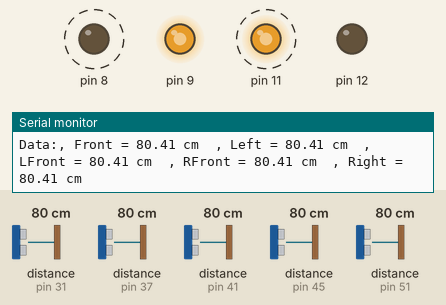
Recording of a sketch running on a simulated Arduino Mega 2560, built with avr-gcc and run on an emulated ATmega2560. Parts: output pins drawn as LEDs (lit = HIGH), the last lines printed to the serial monitor. Dashed ring = blinking. The inputs (shaded band) are chosen by the test bench; at power-on: distance to the obstacle (sensors on pin 41, pin 31, pin 51, pin 37, pin 45) 80 cm. The echo pulse lasts 58.3 µs per cm; pins used as bus, display or sensor lines are not drawn.

Above: at 1.7 s.
1.8 s: distance to the obstacle (sensor on pin 41) set to 11 cm
5.3 s: distance to the obstacle (sensor on pin 41) set to 8 cm
At 5.97 s:
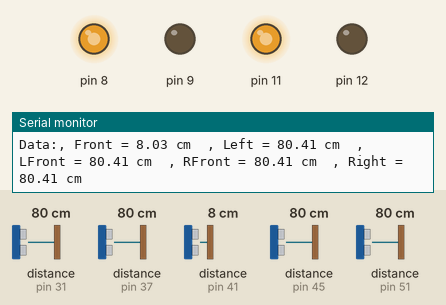
8.8 s: distance to the obstacle (sensor on pin 31) set to 16 cm
12.3 s: distance to the obstacle (sensor on pin 31) set to 13 cm
At 13.82 s:
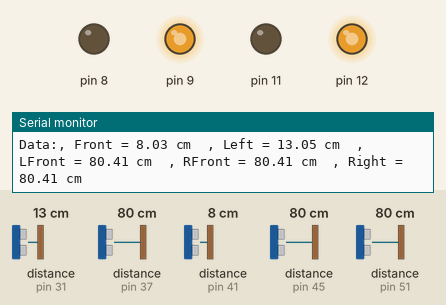
15.8 s: distance to the obstacle (sensor on pin 51) set to 7 cm
At 16.7 s:
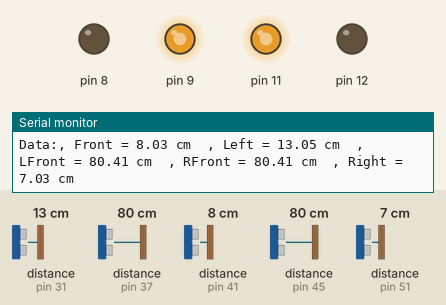
19.3 s: distance to the obstacle (sensor on pin 51) set to 4 cm
At 20.15 s:
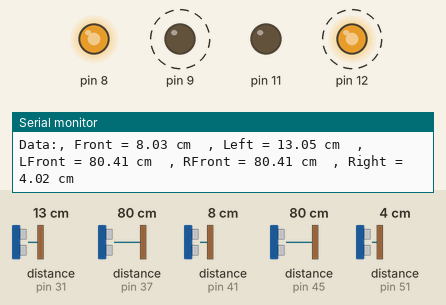
Timing chart, 0 to 23.8 s (numbered marks = the images above; inputs shaded):
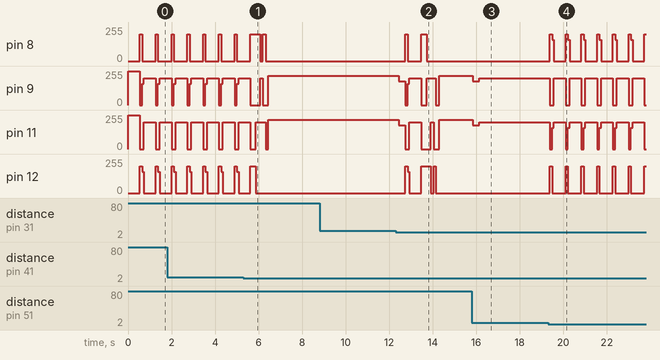

The sketch:

Round1_v1.ino
```cpp
#define NORMAL 0
#define DEADROAD 1
#define LOOP 2

float duration,Front,Right,Left,LFront,RFront;
float PreFront[5],PreRight[5],PreLeft[5];
int mode;
int Close,DeadRoad,regulate_cd;
int Turn_Record;

void DistanceCalc(){
  for(int i=4;i>0;--i){
    PreFront[i]=PreFront[i-1];
    PreRight[i]=PreRight[i-1];
    PreLeft[i]=PreLeft[i];
  }
  PreFront[0] = Front;
  PreRight[0] = Right;
  PreLeft[0] = Left;

  //Front
  digitalWrite(40, HIGH);
  delayMicroseconds(1000);
  digitalWrite(40, LOW);
  duration = pulseIn (41, HIGH);
  Front = (duration/2)/29;
  Serial.print("Data:");
  Serial.print(", Front = ");
  Serial.print(Front);
  Serial.print(" cm  ");

  //Left
  digitalWrite(30, HIGH);
  delayMicroseconds(1000);
  digitalWrite(30, LOW);
  duration = pulseIn (31, HIGH);
  Left = (duration/2)/29;
  Serial.print(", Left = ");
  Serial.print(Left);
  Serial.print(" cm  ");

  digitalWrite(36, HIGH);
  delayMicroseconds(1000);
  digitalWrite(36, LOW);
  duration = pulseIn (37, HIGH);
  LFront = (duration/2)/29;
  Serial.print(", LFront = ");
  Serial.print(LFront);
  Serial.print(" cm  ");


  digitalWrite(44, HIGH);
  delayMicroseconds(1000);
  digitalWrite(44, LOW);
  duration = pulseIn (45, HIGH);
  RFront = (duration/2)/29;
  Serial.print(", RFront = ");
  Serial.print(RFront);
  Serial.print(" cm  ");


  //Right
  digitalWrite(50, HIGH);
  delayMicroseconds(1000);
  digitalWrite(50, LOW);
  duration = pulseIn (51, HIGH);
  Right = (duration/2)/29;
  Serial.print(", Right = ");
  Serial.print(Right);
  Serial.println(" cm");
}

void MoveFront(int speed){
  analogWrite(12, 0);
  analogWrite(11, speed);
  analogWrite(8, 0);
  analogWrite(9, speed);
}

void MoveBack(int speed){
  analogWrite(12, speed);
  analogWrite(11, 0);
  analogWrite(8, speed);
  analogWrite(9, 0);
}

void MoveRight(int speed){
  analogWrite(12, speed);
  analogWrite(11, 0);
  analogWrite(8, 0);
  analogWrite(9, speed);
  Turn_Record = 2;
}

void MoveLeft(int speed){
  analogWrite(12, 0);
  analogWrite(11, speed);
  analogWrite(8, speed);
  analogWrite(9, 0);
  Turn_Record = 1;
}

void Stop(){
  analogWrite(12, 0);
  analogWrite(11, 0);
  analogWrite(8, 0);
  analogWrite(9, 0);
}

void TurnLeft(){
  int turncount=80;
  MoveLeft(200);
  delay(200);
  MoveFront(200);
  delay(120);
  MoveLeft(200);
  delay(90);
  DistanceCalc();
  Stop();
  while(Left>15){
    DistanceCalc();
    MoveFront(220);
    if( (turncount--) <= 0) break;
    if(regulate_cd--<0){
      if((PreRight[0]-Right)>1 && (PreRight[1]-PreRight[0])>1){
        MoveRight(160);
        delay(80);
        MoveFront(200);
        delay(100);
        regulate_cd=10;
        break;
      }
      else if((PreLeft[0]-Left)>1 && (PreLeft[1]-PreLeft[0])>1){
        MoveLeft(200);
        delay(80);
        MoveFront(255);
        delay(100);
        regulate_cd=10;
        break;
      }
    }
  }
  Stop();
//  delay(2000);
  Close = 0;
  DeadRoad = 0;
}

void TurnRight(){
  int turncount=80;
  MoveRight(200);
  delay(200);
  MoveFront(200);
  delay(120);
  MoveRight(200);
  delay(110);
  Stop();
  DistanceCalc();
  while(Right>15){
    DistanceCalc();
    MoveFront(220);
    if( (turncount--) <= 0) break;
    if(regulate_cd--<0){
      if((PreRight[0]-Right)>1 && (PreRight[1]-PreRight[0])>1){
        MoveRight(160);
        delay(80);
        MoveFront(200);
        delay(100);
        regulate_cd=10;
        break;
      }
      else if((PreLeft[0]-Left)>1 && (PreLeft[1]-PreLeft[0])>1){
        MoveLeft(160);
        delay(80);
        MoveFront(200);
        delay(100);
        regulate_cd=10;
        break;
      }
    }
  }

  Stop();
  Close = 0;
  DeadRoad = 0;
}

void setup() {
  // put your setup code here, to run once:
  Serial.begin(9600);
  pinMode (30, OUTPUT);
  pinMode (31, INPUT);
  pinMode (36, OUTPUT);
  pinMode (37, INPUT);
  pinMode (40, OUTPUT);
  pinMode (41, INPUT);
  pinMode (44, OUTPUT);
  pinMode (45, INPUT);
  pinMode (50, OUTPUT);
  pinMode (51, INPUT); //echo
  //motor
  pinMode (11, OUTPUT);
  pinMode (12, OUTPUT);
  pinMode (8, OUTPUT);
  pinMode (9, OUTPUT);
  mode = NORMAL;
  Close = 0;
  DeadRoad = 0;
  Turn_Record = 0; // 1 for left  ,  2 for right
  MoveFront(255);
  delay(500);
}

void loop() {
  // put your main code here, to run repeatedly:
  DistanceCalc();
  if(Left>30 && Front<10){
    MoveBack(200);
    delay(250);
    TurnLeft();
    MoveFront(180);
    delay(300);
  }
  else if(Right>30 && Front<10){
    MoveBack(200);
    delay(250);
    TurnRight();
    MoveFront(180);
    delay(300);
  }
  if(Right>11 || Left<6){
    MoveBack(200);
    delay(100);
    MoveRight(160);
    delay(80);
    MoveFront(200);
    delay(500);
    regulate_cd=20;
  }
  else if(Right<6/* || (Left>12 && Left<15)*/){
    MoveBack(200);
    delay(100);
    MoveLeft(160);
    delay(80);
    MoveFront(200);
    delay(500);
  }
  else{
    MoveFront(200);
    delay(500);
  }
}
```

Measured:
- the behaviour switches between 10 and 9 cm on distance to the obstacle (sensor on pin 41) (found by bisection; images 0 and 1)
- the behaviour switches between 15 and 14 cm on distance to the obstacle (sensor on pin 31) (found by bisection; images 1 and 2)
- the behaviour switches between 6 and 5 cm on distance to the obstacle (sensor on pin 51) (found by bisection; images 3 and 4)
- after the input at 15.8 s, pin 9, pin 11: 220/255 → 180/255 at once, → 200/255 0.30 s later
- after the input at 19.3 s, pin 8: 0/255 → 200/255 after 0.09 s, then repeats every 0.72 s: 160/255 0.08 s, 0/255 0.54 s, 200/255 0.10 s; pin 9: alternates 200/255 for 0.54 s and 0/255 for 0.18 s, starting after 0.09 s
